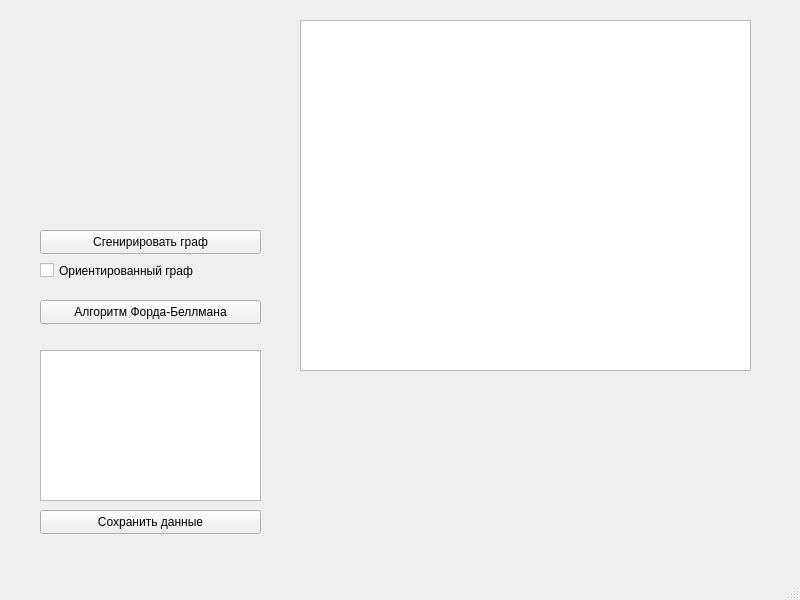
<?xml version="1.0" encoding="UTF-8"?>
<ui version="4.0">
 <class>MainWindow</class>
 <widget class="QMainWindow" name="MainWindow">
  <property name="geometry">
   <rect>
    <x>0</x>
    <y>0</y>
    <width>800</width>
    <height>600</height>
   </rect>
  </property>
  <property name="windowTitle">
   <string>MainWindow</string>
  </property>
  <widget class="QWidget" name="centralwidget">
   <widget class="QGraphicsView" name="graphicsView">
    <property name="geometry">
     <rect>
      <x>300</x>
      <y>20</y>
      <width>451</width>
      <height>351</height>
     </rect>
    </property>
   </widget>
   <widget class="QWidget" name="gridLayoutWidget">
    <property name="geometry">
     <rect>
      <x>30</x>
      <y>20</y>
      <width>231</width>
      <height>161</height>
     </rect>
    </property>
    <layout class="QGridLayout" name="gridLayout"/>
   </widget>
   <widget class="QPushButton" name="genbutton">
    <property name="geometry">
     <rect>
      <x>40</x>
      <y>230</y>
      <width>221</width>
      <height>24</height>
     </rect>
    </property>
    <property name="text">
     <string>Cгенирировать граф</string>
    </property>
   </widget>
   <widget class="QPushButton" name="savebutton">
    <property name="geometry">
     <rect>
      <x>40</x>
      <y>510</y>
      <width>221</width>
      <height>24</height>
     </rect>
    </property>
    <property name="text">
     <string>Сохранить данные</string>
    </property>
   </widget>
   <widget class="QPushButton" name="algbutton">
    <property name="geometry">
     <rect>
      <x>40</x>
      <y>300</y>
      <width>221</width>
      <height>24</height>
     </rect>
    </property>
    <property name="text">
     <string>Алгоритм Форда-Беллмана</string>
    </property>
   </widget>
   <widget class="QTextEdit" name="textEdit">
    <property name="geometry">
     <rect>
      <x>40</x>
      <y>350</y>
      <width>221</width>
      <height>151</height>
     </rect>
    </property>
   </widget>
   <widget class="QCheckBox" name="checkBox">
    <property name="geometry">
     <rect>
      <x>40</x>
      <y>260</y>
      <width>221</width>
      <height>21</height>
     </rect>
    </property>
    <property name="text">
     <string>Ориентированный граф</string>
    </property>
   </widget>
  </widget>
  <widget class="QMenuBar" name="menubar">
   <property name="geometry">
    <rect>
     <x>0</x>
     <y>0</y>
     <width>800</width>
     <height>21</height>
    </rect>
   </property>
  </widget>
  <widget class="QStatusBar" name="statusbar"/>
 </widget>
 <resources/>
 <connections/>
</ui>
